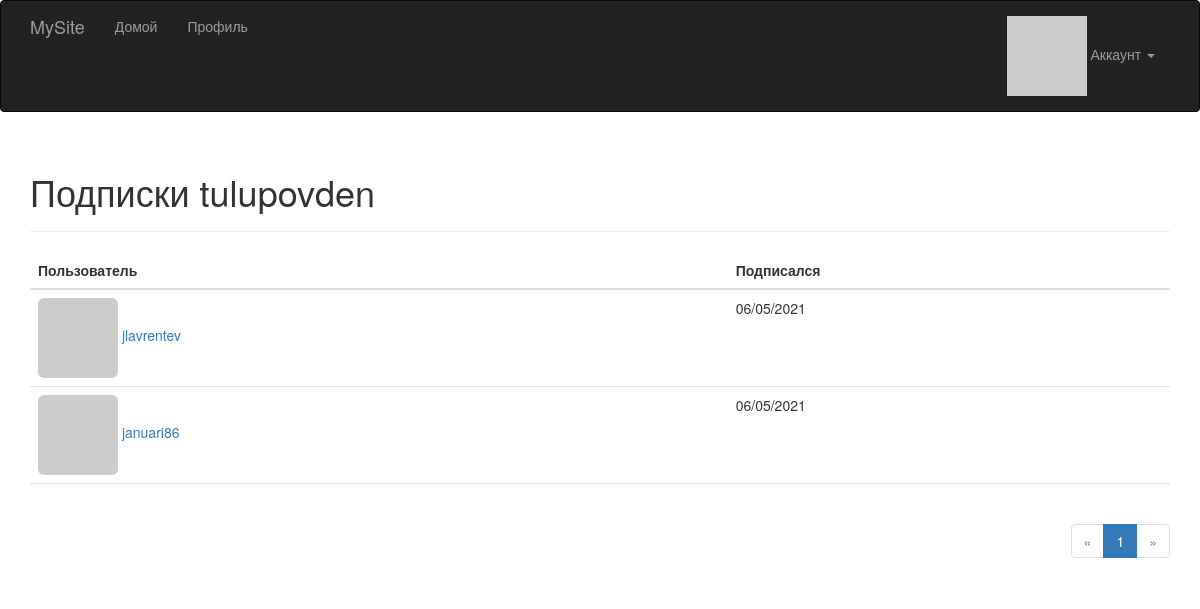
Page /followed_by/tulupovden (signed in) on the committed database.
### app/models.py (models this page shows, shortened)
class User(UserMixin, db.Model):
    __tablename__ = 'users'
    id = db.Column(db.Integer, primary_key=True)
    email = db.Column(db.String(64), unique=True, index=True)
    username = db.Column(db.String(64), unique=True, index=True)
    role_id = db.Column(db.Integer, db.ForeignKey('roles.id'))
    password_hash = db.Column(db.String(128))
    confirmed = db.Column(db.Boolean, default=False)
    name = db.Column(db.String(64))
    location = db.Column(db.String(64))
    about_me = db.Column(db.Text())
    member_since = db.Column(db.DateTime(), default=datetime.utcnow)
    last_seen = db.Column(db.DateTime(), default=datetime.utcnow)
    avatar_hash = db.Column(db.String(32))
    posts = db.relationship('Post', backref='author', lazy='dynamic')
    followed = db.relationship('Follow',
                               foreign_keys=[Follow.follower_id],
                               backref=db.backref('follower', lazy='joined'),
                               lazy='dynamic',
                               cascade='all, delete-orphan')
    followers = db.relationship('Follow',
                                foreign_keys=[Follow.followed_id],
                                backref=db.backref('followed', lazy='joined'),
                                lazy='dynamic',
                                cascade='all, delete-orphan')
    @property
    def password(self):
        raise AttributeError('password is not a readable attribute')
    def ping(self):
        self.last_seen = datetime.utcnow()
        db.session.add(self)
    def gravatar(self, size=100, default='identicon', rating='g'):
        url = 'https://secure.gravatar.com/avatar'
        hash = self.avatar_hash or self.gravatar_hash()
        return '{url}/{hash}?s={size}&d={default}&r={rating}'.format(
            url=url, hash=hash, size=size, default=default, rating=rating)

class Follow(db.Model):
    __tablename__ = 'follows'
    follower_id = db.Column(db.Integer, db.ForeignKey('users.id'),
                            primary_key=True)
    followed_id = db.Column(db.Integer, db.ForeignKey('users.id'),
                            primary_key=True)
    timestamp = db.Column(db.DateTime, default=datetime.utcnow)

### app/main/views.py (the view)
@main.route('/followed_by/<username>')
def followed_by(username):
    user = User.query.filter_by(username=username).first()
    if user is None:
        flash('Недопустимый пользователь.')
        return redirect(url_for('.index'))
    page = request.args.get('page', 1, type=int)
    pagination = user.followed.paginate(
        page, per_page=current_app.config['FLASKY_FOLLOWERS_PER_PAGE'],
        error_out=False)
    follows = [{'user': item.followed, 'timestamp': item.timestamp}
               for item in pagination.items]
    return render_template('followers.html', user=user, title="Подписки",
                           endpoint='.followed_by', pagination=pagination,
                           follows=follows)

### app/auth/views.py (called while the page is built)
@auth.before_app_request
def before_request():
    if current_user.is_authenticated:
        current_user.ping()
        if not current_user.confirmed \
                and request.endpoint \
                and request.blueprint != 'auth' \
                and request.endpoint != 'static':
            return redirect(url_for('auth.unconfirmed'))

### app/main/__init__.py (called while the page is built)
@main.app_context_processor
def inject_permissions():
    return dict(Permission=Permission)

### app/models.py (called while the page is built)
@login_manager.user_loader
def load_user(user_id):
    return User.query.get(int(user_id))

### app/templates/followers.html (shortened to what this page needs)
{% extends "base.html" %}
{% import "_macros.html" as macros %}
{% block page_content %}
<div class="page-header">
    <h1>{{ title }} {{ user.username }}</h1>
</div>
<table class="table table-hover followers">
    <thead><tr><th>Пользователь</th><th>Подписался</th></tr></thead>
    {% for follow in follows %}
    <tr>
        <td>
            <a href="{{ url_for('.user', username = follow.user.username) }}">
                <img class="img-rounded" src="{{ follow.user.gravatar(size=32) }}">
                {{ follow.user.username }}
            </a>
        </td>
        <td>{{ moment(follow.timestamp).format('L') }}</td>
    </tr>
    {% endfor %}
</table>
<div class="pagination">
    {{ macros.pagination_widget(pagination, endpoint, username = user.username) }}
</div>
{% endblock %}

### app/static/styles.css (style rules this page uses)
div.pagination { width: 100%; text-align: right; padding: 0px; margin: 0px; }
.table.followers tr { border-bottom: 1px solid #e0e0e0; }

### rows in the picture
User: username "tulupovden"
User: user.username "jlavrentev"
Follow: timestamp "06/05/2021"
User: user.username "januari86"
Follow: timestamp "06/05/2021"

### other values in the picture
{{ title }} "Подписки"
{{ p }} "1"
